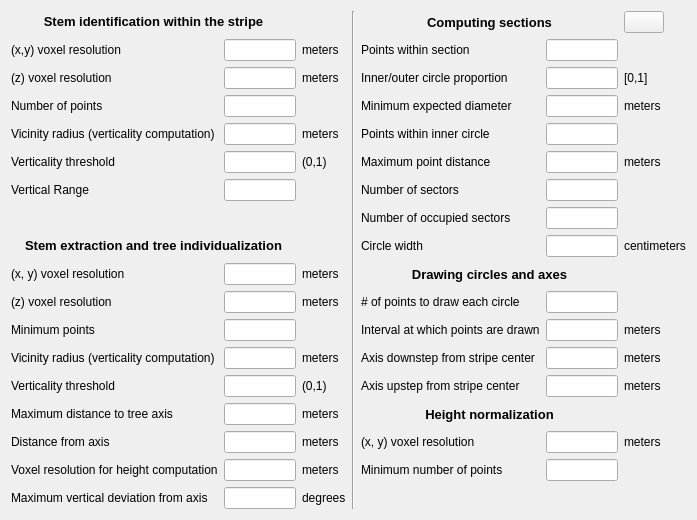
     <widget class="QWidget" name="expertTab">
      <attribute name="title">
       <string>Expert</string>
      </attribute>
      <layout class="QGridLayout" name="gridLayout_9">
       <item row="13" column="6">
        <widget class="QLabel" name="axis_upstep_ht">
         <property name="text">
          <string>meters</string>
         </property>
        </widget>
       </item>
       <item row="13" column="5">
        <widget class="QLineEdit" name="axis_upstep_in">
         <property name="maximumSize">
          <size>
           <width>72</width>
           <height>16777215</height>
          </size>
         </property>
        </widget>
       </item>
       <item row="2" column="4">
        <widget class="QLabel" name="stem_section_diameter_proportion_lbl">
         <property name="text">
          <string>Inner/outer circle proportion</string>
         </property>
        </widget>
       </item>
       <item row="5" column="1">
        <widget class="QLineEdit" name="verticality_threshold_stripe_in">
         <property name="maximumSize">
          <size>
           <width>72</width>
           <height>16777215</height>
          </size>
         </property>
        </widget>
       </item>
       <item row="11" column="1">
        <widget class="QLineEdit" name="tree_minimum_points_stem_in">
         <property name="maximumSize">
          <size>
           <width>72</width>
           <height>16777215</height>
          </size>
         </property>
        </widget>
       </item>
       <item row="16" column="1">
        <widget class="QLineEdit" name="tree_resolution_height_in">
         <property name="maximumSize">
          <size>
           <width>72</width>
           <height>16777215</height>
          </size>
         </property>
        </widget>
       </item>
       <item row="4" column="4">
        <widget class="QLabel" name="stem_section_inner_point_threshold_lbl">
         <property name="text">
          <string>Points within inner circle</string>
         </property>
        </widget>
       </item>
       <item row="3" column="4">
        <widget class="QLabel" name="stem_section_minimum_diameter_lbl">
         <property name="text">
          <string>Minimum expected diameter</string>
         </property>
        </widget>
       </item>
       <item row="3" column="1">
        <widget class="QLineEdit" name="stripe_peeling_voxels_threshold_in">
         <property name="maximumSize">
          <size>
           <width>72</width>
           <height>16777215</height>
          </size>
         </property>
        </widget>
       </item>
       <item row="12" column="0">
        <widget class="QLabel" name="verticality_radius_stem_lbl">
         <property name="text">
          <string>Vicinity radius (verticality computation)</string>
         </property>
        </widget>
       </item>
       <item row="0" column="3" rowspan="18">
        <widget class="Line" name="expert_vert_line">
         <property name="orientation">
          <enum>Qt::Vertical</enum>
         </property>
        </widget>
       </item>
       <item row="12" column="4">
        <widget class="QLabel" name="axis_downstep_lbl">
         <property name="text">
          <string>Axis downstep from stripe center</string>
         </property>
        </widget>
       </item>
       <item row="1" column="2">
        <widget class="QLabel" name="stripe_peeling_resolution_xy_ht">
         <property name="sizePolicy">
          <sizepolicy hsizetype="Maximum" vsizetype="Preferred">
           <horstretch>0</horstretch>
           <verstretch>0</verstretch>
          </sizepolicy>
         </property>
         <property name="text">
          <string>meters</string>
         </property>
        </widget>
       </item>
       <item row="10" column="0">
        <widget class="QLabel" name="tree_resolution_z_lbl">
         <property name="text">
          <string>(z) voxel resolution</string>
         </property>
        </widget>
       </item>
       <item row="1" column="1">
        <widget class="QLineEdit" name="stripe_peeling_resolution_xy_in">
         <property name="maximumSize">
          <size>
           <width>72</width>
           <height>16777215</height>
          </size>
         </property>
         <property name="toolTip">
          <string>helllpqsd^pqsofkqspofjqpo</string>
         </property>
        </widget>
       </item>
       <item row="14" column="2">
        <widget class="QLabel" name="tree_dist_axis_threshold_ht">
         <property name="text">
          <string>meters</string>
         </property>
        </widget>
       </item>
       <item row="6" column="0">
        <widget class="QLabel" name="tree_height_range_lbl">
         <property name="text">
          <string>Vertical Range</string>
         </property>
        </widget>
       </item>
       <item row="15" column="1">
        <widget class="QLineEdit" name="tree_height_distance_from_axis_in">
         <property name="maximumSize">
          <size>
           <width>72</width>
           <height>16777215</height>
          </size>
         </property>
        </widget>
       </item>
       <item row="9" column="4" colspan="2">
        <widget class="QLabel" name="drawing_circles_lbl">
         <property name="font">
          <font>
           <pointsize>10</pointsize>
           <bold>true</bold>
          </font>
         </property>
         <property name="toolTip">
          <string/>
         </property>
         <property name="text">
          <string>Drawing circles and axes</string>
         </property>
         <property name="alignment">
          <set>Qt::AlignCenter</set>
         </property>
        </widget>
       </item>
       <item row="6" column="1">
        <widget class="QLineEdit" name="tree_height_range_in">
         <property name="maximumSize">
          <size>
           <width>72</width>
           <height>16777215</height>
          </size>
         </property>
        </widget>
       </item>
       <item row="3" column="6">
        <widget class="QLabel" name="stem_section_minimum_diameter_ht">
         <property name="text">
          <string>meters</string>
         </property>
        </widget>
       </item>
       <item row="11" column="6">
        <widget class="QLabel" name="p_interval_ht">
         <property name="text">
          <string>meters</string>
         </property>
        </widget>
       </item>
       <item row="1" column="5">
        <widget class="QLineEdit" name="stem_section_min_points_in">
         <property name="maximumSize">
          <size>
           <width>72</width>
           <height>16777215</height>
          </size>
         </property>
        </widget>
       </item>
       <item row="11" column="0">
        <widget class="QLabel" name="tree_minimum_points_stem_lbl">
         <property name="text">
          <string>Minimum points</string>
         </property>
        </widget>
       </item>
       <item row="3" column="2">
        <widget class="QLabel" name="stripe_peeling_voxels_threshold_ht">
         <property name="text">
          <string/>
         </property>
        </widget>
       </item>
       <item row="10" column="2">
        <widget class="QLabel" name="tree_resolution_z_ht">
         <property name="text">
          <string>meters</string>
         </property>
        </widget>
       </item>
       <item row="3" column="5">
        <widget class="QLineEdit" name="stem_section_minimum_diameter_in">
         <property name="maximumSize">
          <size>
           <width>72</width>
           <height>16777215</height>
          </size>
         </property>
        </widget>
       </item>
       <item row="1" column="4">
        <widget class="QLabel" name="stem_section_min_points_lbl">
         <property name="text">
          <string>Points within section</string>
         </property>
        </widget>
       </item>
       <item row="6" column="5">
        <widget class="QLineEdit" name="stem_section_sector_count_in">
         <property name="maximumSize">
          <size>
           <width>72</width>
           <height>16777215</height>
          </size>
         </property>
        </widget>
       </item>
       <item row="12" column="6">
        <widget class="QLabel" name="axis_downstep_ht">
         <property name="text">
          <string>meters</string>
         </property>
        </widget>
       </item>
       <item row="4" column="2">
        <widget class="QLabel" name="verticality_radius_stripe_ht">
         <property name="text">
          <string>meters</string>
         </property>
        </widget>
       </item>
       <item row="2" column="6">
        <widget class="QLabel" name="stem_section_diameter_proportion_ht">
         <property name="text">
          <string>[0,1]</string>
         </property>
        </widget>
       </item>
       <item row="2" column="5">
        <widget class="QLineEdit" name="stem_section_diameter_proportion_in">
         <property name="maximumSize">
          <size>
           <width>72</width>
           <height>16777215</height>
          </size>
         </property>
        </widget>
       </item>
       <item row="14" column="0">
        <widget class="QLabel" name="tree_dist_axis_threshold_lbl">
         <property name="text">
          <string>Maximum distance to tree axis</string>
         </property>
        </widget>
       </item>
       <item row="11" column="4">
        <widget class="QLabel" name="p_interval_lbl">
         <property name="text">
          <string>Interval at which points are drawn</string>
         </property>
        </widget>
       </item>
       <item row="14" column="4" colspan="2">
        <widget class="QLabel" name="height_normalization_lb">
         <property name="font">
          <font>
           <pointsize>10</pointsize>
           <bold>true</bold>
          </font>
         </property>
         <property name="text">
          <string>Height normalization</string>
         </property>
         <property name="alignment">
          <set>Qt::AlignCenter</set>
         </property>
        </widget>
       </item>
       <item row="6" column="4">
        <widget class="QLabel" name="stem_section_sector_count_lbl">
         <property name="text">
          <string>Number of sectors</string>
         </property>
        </widget>
       </item>
       <item row="17" column="1">
        <widget class="QLineEdit" name="tree_axis_max_vertical_deviation_in">
         <property name="maximumSize">
          <size>
           <width>72</width>
           <height>16777215</height>
          </size>
         </property>
        </widget>
       </item>
       <item row="1" column="0">
        <widget class="QLabel" name="stripe_peeling_resolution_xy_lbl">
         <property name="text">
          <string>(x,y) voxel resolution</string>
         </property>
        </widget>
       </item>
       <item row="14" column="1">
        <widget class="QLineEdit" name="tree_dist_axis_threshold_in">
         <property name="maximumSize">
          <size>
           <width>72</width>
           <height>16777215</height>
          </size>
         </property>
        </widget>
       </item>
       <item row="12" column="2">
        <widget class="QLabel" name="verticality_radius_stem_ht">
         <property name="text">
          <string>meters</string>
         </property>
        </widget>
       </item>
       <item row="11" column="2">
        <widget class="QLabel" name="tree_minimum_points_stem_ht">
         <property name="text">
          <string/>
         </property>
        </widget>
       </item>
       <item row="9" column="1">
        <widget class="QLineEdit" name="tree_resolution_xy_in">
         <property name="maximumSize">
          <size>
           <width>72</width>
           <height>16777215</height>
          </size>
         </property>
        </widget>
       </item>
       <item row="5" column="5">
        <widget class="QLineEdit" name="stem_section_clustering_distance_in">
         <property name="maximumSize">
          <size>
           <width>72</width>
           <height>16777215</height>
          </size>
         </property>
        </widget>
       </item>
       <item row="0" column="6">
        <widget class="QPushButton" name="expert_info_btn">
         <property name="sizePolicy">
          <sizepolicy hsizetype="Fixed" vsizetype="Fixed">
           <horstretch>0</horstretch>
           <verstretch>0</verstretch>
          </sizepolicy>
         </property>
         <property name="autoFillBackground">
          <bool>true</bool>
         </property>
         <property name="text">
          <string/>
         </property>
         <property name="icon">
          <iconset resource="gui_ressources.qrc">
           <normaloff>:/3dfin/assets/info_icon.png</normaloff>:/3dfin/assets/info_icon.png</iconset>
         </property>
         <property name="iconSize">
          <size>
           <width>20</width>
           <height>20</height>
          </size>
         </property>
         <property name="checkable">
          <bool>false</bool>
         </property>
         <property name="flat">
          <bool>false</bool>
         </property>
        </widget>
       </item>
       <item row="13" column="4">
        <widget class="QLabel" name="axis_upstep_lbl">
         <property name="text">
          <string>Axis upstep from stripe center</string>
         </property>
        </widget>
       </item>
       <item row="4" column="1">
        <widget class="QLineEdit" name="verticality_radius_stripe_in">
         <property name="sizePolicy">
          <sizepolicy hsizetype="Maximum" vsizetype="Fixed">
           <horstretch>0</horstretch>
           <verstretch>0</verstretch>
          </sizepolicy>
         </property>
         <property name="maximumSize">
          <size>
           <width>72</width>
           <height>16777215</height>
          </size>
         </property>
         <property name="layoutDirection">
          <enum>Qt::LeftToRight</enum>
         </property>
         <property name="alignment">
          <set>Qt::AlignLeading|Qt::AlignLeft|Qt::AlignVCenter</set>
         </property>
        </widget>
       </item>
       <item row="2" column="2">
        <widget class="QLabel" name="stripe_peeling_resolution_z_ht">
         <property name="text">
          <string>meters</string>
         </property>
        </widget>
       </item>
       <item row="10" column="1">
        <widget class="QLineEdit" name="tree_resolution_z_in">
         <property name="maximumSize">
          <size>
           <width>72</width>
           <height>16777215</height>
          </size>
         </property>
        </widget>
       </item>
       <item row="4" column="0">
        <widget class="QLabel" name="verticality_radius_stripe_lbl">
         <property name="text">
          <string>Vicinity radius (verticality computation)</string>
         </property>
        </widget>
       </item>
       <item row="8" column="0" colspan="2">
        <widget class="QLabel" name="stem_extraction_lbl">
         <property name="sizePolicy">
          <sizepolicy hsizetype="Preferred" vsizetype="Maximum">
           <horstretch>0</horstretch>
           <verstretch>0</verstretch>
          </sizepolicy>
         </property>
         <property name="font">
          <font>
           <pointsize>10</pointsize>
           <bold>true</bold>
          </font>
         </property>
         <property name="text">
          <string>Stem extraction and tree individualization</string>
         </property>
         <property name="alignment">
          <set>Qt::AlignHCenter|Qt::AlignTop</set>
         </property>
        </widget>
       </item>
       <item row="8" column="5">
        <widget class="QLineEdit" name="stem_section_circle_width_in">
         <property name="maximumSize">
          <size>
           <width>72</width>
           <height>16777215</height>
          </size>
         </property>
        </widget>
       </item>
       <item row="12" column="5">
        <widget class="QLineEdit" name="axis_downstep_in">
         <property name="maximumSize">
          <size>
           <width>72</width>
           <height>16777215</height>
          </size>
         </property>
        </widget>
       </item>
       <item row="4" column="5">
        <widget class="QLineEdit" name="stem_section_inner_point_threshold_in">
         <property name="maximumSize">
          <size>
           <width>72</width>
           <height>16777215</height>
          </size>
         </property>
        </widget>
       </item>
       <item row="9" column="0">
        <widget class="QLabel" name="tree_resolution_xy_lbl">
         <property name="text">
          <string>(x, y) voxel resolution</string>
         </property>
        </widget>
       </item>
       <item row="17" column="2">
        <widget class="QLabel" name="tree_axis_max_vertical_deviation_ht">
         <property name="text">
          <string>degrees</string>
         </property>
        </widget>
       </item>
       <item row="7" column="5">
        <widget class="QLineEdit" name="stem_section_min_occupied_sectors_in">
         <property name="maximumSize">
          <size>
           <width>72</width>
           <height>16777215</height>
          </size>
         </property>
        </widget>
       </item>
       <item row="2" column="1">
        <widget class="QLineEdit" name="stripe_peeling_resolution_z_in">
         <property name="maximumSize">
          <size>
           <width>72</width>
           <height>16777215</height>
          </size>
         </property>
        </widget>
       </item>
       <item row="8" column="6">
        <widget class="QLabel" name="stem_section_circle_width_ht">
         <property name="text">
          <string>centimeters</string>
         </property>
        </widget>
       </item>
       <item row="10" column="4">
        <widget class="QLabel" name="circa_lbl">
         <property name="text">
          <string># of points to draw each circle</string>
         </property>
        </widget>
       </item>
       <item row="5" column="2">
        <widget class="QLabel" name="verticality_threshold_stripe_ht">
         <property name="text">
          <string>(0,1)</string>
         </property>
        </widget>
       </item>
       <item row="12" column="1">
        <widget class="QLineEdit" name="verticality_radius_stem_in">
         <property name="maximumSize">
          <size>
           <width>72</width>
           <height>16777215</height>
          </size>
         </property>
        </widget>
       </item>
       <item row="17" column="0">
        <widget class="QLabel" name="tree_axis_max_vertical_deviation_lbl">
         <property name="text">
          <string>Maximum vertical deviation from axis</string>
         </property>
        </widget>
       </item>
       <item row="5" column="6">
        <widget class="QLabel" name="stem_section_clustering_distance_ht">
         <property name="text">
          <string>meters</string>
         </property>
        </widget>
       </item>
       <item row="3" column="0">
        <widget class="QLabel" name="stripe_peeling_voxels_threshold_lbl">
         <property name="text">
          <string>Number of points</string>
         </property>
        </widget>
       </item>
       <item row="13" column="1">
        <widget class="QLineEdit" name="verticality_threshold_stems_in">
         <property name="maximumSize">
          <size>
           <width>72</width>
           <height>16777215</height>
          </size>
         </property>
        </widget>
       </item>
       <item row="13" column="2">
        <widget class="QLabel" name="verticality_threshold_stems_ht">
         <property name="text">
          <string>(0,1)</string>
         </property>
        </widget>
       </item>
       <item row="15" column="4">
        <widget class="QLabel" name="denoise_resolution_lbl">
         <property name="text">
          <string>(x, y) voxel resolution</string>
         </property>
        </widget>
       </item>
       <item row="16" column="4">
        <widget class="QLabel" name="denoise_minimum_points_lbl">
         <property name="text">
          <string>Minimum number of points</string>
         </property>
        </widget>
       </item>
       <item row="8" column="4">
        <widget class="QLabel" name="stem_section_circle_width_lbl">
         <property name="text">
          <string>Circle width</string>
         </property>
        </widget>
       </item>
       <item row="16" column="2">
        <widget class="QLabel" name="tree_resolution_height_ht">
         <property name="text">
          <string>meters</string>
         </property>
        </widget>
       </item>
       <item row="2" column="0">
        <widget class="QLabel" name="stripe_peeling_resolution_z_lbl">
         <property name="text">
          <string>(z) voxel resolution</string>
         </property>
        </widget>
       </item>
       <item row="16" column="0">
        <widget class="QLabel" name="tree_resolution_height_lbl">
         <property name="text">
          <string>Voxel resolution for height computation</string>
         </property>
        </widget>
       </item>
       <item row="15" column="6">
        <widget class="QLabel" name="denoise_resolution_ht">
         <property name="text">
          <string>meters</string>
         </property>
        </widget>
       </item>
       <item row="7" column="0" colspan="2">
        <widget class="QLabel" name="spacing_lbl">
         <property name="text">
          <string/>
         </property>
        </widget>
       </item>
       <item row="7" column="4">
        <widget class="QLabel" name="stem_section_min_occupied_sectors_lbl">
         <property name="text">
          <string>Number of occupied sectors</string>
         </property>
        </widget>
       </item>
       <item row="15" column="5">
        <widget class="QLineEdit" name="denoise_resolution_in">
         <property name="maximumSize">
          <size>
           <width>72</width>
           <height>16777215</height>
          </size>
         </property>
        </widget>
       </item>
       <item row="6" column="2">
        <widget class="QLabel" name="tree_height_range_ht">
         <property name="text">
          <string/>
         </property>
        </widget>
       </item>
       <item row="5" column="0">
        <widget class="QLabel" name="verticality_threshold_stripe_lbl">
         <property name="text">
          <string>Verticality threshold</string>
         </property>
        </widget>
       </item>
       <item row="15" column="0">
        <widget class="QLabel" name="tree_height_distance_from_axis_lbl">
         <property name="text">
          <string>Distance from axis</string>
         </property>
        </widget>
       </item>
       <item row="13" column="0">
        <widget class="QLabel" name="verticality_threshold_stems_lbl">
         <property name="text">
          <string>Verticality threshold</string>
         </property>
        </widget>
       </item>
       <item row="9" column="2">
        <widget class="QLabel" name="tree_resolution_xy_ht">
         <property name="text">
          <string>meters</string>
         </property>
        </widget>
       </item>
       <item row="15" column="2">
        <widget class="QLabel" name="tree_height_distance_from_axis_ht">
         <property name="text">
          <string>meters</string>
         </property>
        </widget>
       </item>
       <item row="5" column="4">
        <widget class="QLabel" name="stem_section_clustering_distance_lbl">
         <property name="text">
          <string>Maximum point distance</string>
         </property>
        </widget>
       </item>
       <item row="0" column="4" colspan="2">
        <widget class="QLabel" name="computing_sections_lbl">
         <property name="font">
          <font>
           <pointsize>10</pointsize>
           <bold>true</bold>
          </font>
         </property>
         <property name="text">
          <string>Computing sections</string>
         </property>
         <property name="alignment">
          <set>Qt::AlignCenter</set>
         </property>
        </widget>
       </item>
       <item row="10" column="5">
        <widget class="QLineEdit" name="circa_in">
         <property name="maximumSize">
          <size>
           <width>72</width>
           <height>16777215</height>
          </size>
         </property>
        </widget>
       </item>
       <item row="11" column="5">
        <widget class="QLineEdit" name="p_interval_in">
         <property name="maximumSize">
          <size>
           <width>72</width>
           <height>16777215</height>
          </size>
         </property>
        </widget>
       </item>
       <item row="0" column="0" colspan="2">
        <widget class="QLabel" name="stem_id_lbl">
         <property name="sizePolicy">
          <sizepolicy hsizetype="Preferred" vsizetype="Maximum">
           <horstretch>0</horstretch>
           <verstretch>0</verstretch>
          </sizepolicy>
         </property>
         <property name="font">
          <font>
           <pointsize>10</pointsize>
           <bold>true</bold>
          </font>
         </property>
         <property name="text">
          <string>Stem identification within the stripe</string>
         </property>
         <property name="alignment">
          <set>Qt::AlignHCenter|Qt::AlignTop</set>
         </property>
        </widget>
       </item>
       <item row="16" column="5">
        <widget class="QLineEdit" name="denoise_minimum_points_in">
         <property name="maximumSize">
          <size>
           <width>72</width>
           <height>16777215</height>
          </size>
         </property>
        </widget>
       </item>
       <item row="1" column="6">
        <widget class="QLabel" name="stem_section_min_points_ht">
         <property name="text">
          <string/>
         </property>
        </widget>
       </item>
       <item row="4" column="6">
        <widget class="QLabel" name="stem_section_inner_point_threshold_ht">
         <property name="text">
          <string/>
         </property>
        </widget>
       </item>
       <item row="6" column="6">
        <widget class="QLabel" name="stem_section_sector_count_ht">
         <property name="text">
          <string/>
         </property>
        </widget>
       </item>
       <item row="7" column="6">
        <widget class="QLabel" name="stem_section_min_occupied_sectors_ht">
         <property name="text">
          <string/>
         </property>
        </widget>
       </item>
       <item row="10" column="6">
        <widget class="QLabel" name="circa_ht">
         <property name="text">
          <string/>
         </property>
        </widget>
       </item>
       <item row="16" column="6">
        <widget class="QLabel" name="denoise_minimum_points_ht">
         <property name="text">
          <string/>
         </property>
        </widget>
       </item>
      </layout>
     </widget>
